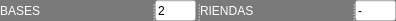
              <widget class="QSplitter" name="splitter">
               <property name="styleSheet">
                <string notr="true">background-color: rgb(122, 122, 122);
</string>
               </property>
               <property name="orientation">
                <enum>Qt::Horizontal</enum>
               </property>
               <widget class="QLabel" name="label_7">
                <property name="minimumSize">
                 <size>
                  <width>151</width>
                  <height>21</height>
                 </size>
                </property>
                <property name="maximumSize">
                 <size>
                  <width>151</width>
                  <height>16777215</height>
                 </size>
                </property>
                <property name="styleSheet">
                 <string notr="true">color: rgb(255, 255, 255);
font: 75 italic 8pt &quot;Arial&quot;;</string>
                </property>
                <property name="text">
                 <string>BASES</string>
                </property>
               </widget>
               <widget class="QLineEdit" name="bases_tractor">
                <property name="minimumSize">
                 <size>
                  <width>41</width>
                  <height>21</height>
                 </size>
                </property>
                <property name="maximumSize">
                 <size>
                  <width>41</width>
                  <height>21</height>
                 </size>
                </property>
                <property name="styleSheet">
                 <string notr="true">background-color: rgb(255, 255, 255);</string>
                </property>
                <property name="text">
                 <string>2</string>
                </property>
               </widget>
               <widget class="QLabel" name="label_18">
                <property name="minimumSize">
                 <size>
                  <width>151</width>
                  <height>21</height>
                 </size>
                </property>
                <property name="maximumSize">
                 <size>
                  <width>151</width>
                  <height>16777215</height>
                 </size>
                </property>
                <property name="styleSheet">
                 <string notr="true">color: rgb(255, 255, 255);
font: 75 italic 8pt &quot;Arial&quot;;</string>
                </property>
                <property name="text">
                 <string>RIENDAS</string>
                </property>
               </widget>
               <widget class="QLineEdit" name="riendas">
                <property name="minimumSize">
                 <size>
                  <width>41</width>
                  <height>21</height>
                 </size>
                </property>
                <property name="maximumSize">
                 <size>
                  <width>41</width>
                  <height>21</height>
                 </size>
                </property>
                <property name="styleSheet">
                 <string notr="true">background-color: rgb(255, 255, 255);</string>
                </property>
                <property name="text">
                 <string>-</string>
                </property>
               </widget>
              </widget>
